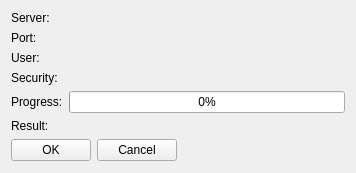
<?xml version="1.0" encoding="UTF-8"?>
<ui version="4.0">
 <class>SmtpTestConnectionWidget</class>
 <widget class="QWidget" name="SmtpTestConnectionWidget">
  <property name="geometry">
   <rect>
    <x>0</x>
    <y>0</y>
    <width>356</width>
    <height>173</height>
   </rect>
  </property>
  <layout class="QVBoxLayout" name="verticalLayout_3">
   <item>
    <layout class="QFormLayout" name="formLayout">
     <property name="fieldGrowthPolicy">
      <enum>QFormLayout::AllNonFixedFieldsGrow</enum>
     </property>
     <item row="0" column="0">
      <widget class="QLabel" name="testServerCaptionLabel">
       <property name="text">
        <string>Server:</string>
       </property>
      </widget>
     </item>
     <item row="0" column="1">
      <widget class="QLabel" name="testServerLabel">
       <property name="text">
        <string/>
       </property>
      </widget>
     </item>
     <item row="1" column="0">
      <widget class="QLabel" name="testPortCaptionLabel">
       <property name="text">
        <string>Port:</string>
       </property>
      </widget>
     </item>
     <item row="1" column="1">
      <widget class="QLabel" name="testPortLabel">
       <property name="text">
        <string/>
       </property>
      </widget>
     </item>
     <item row="2" column="0">
      <widget class="QLabel" name="testUserCaptionLabel">
       <property name="text">
        <string>User:</string>
       </property>
      </widget>
     </item>
     <item row="2" column="1">
      <widget class="QLabel" name="testUserLabel">
       <property name="text">
        <string/>
       </property>
      </widget>
     </item>
     <item row="3" column="0">
      <widget class="QLabel" name="testSecurityCaptionLabel">
       <property name="text">
        <string>Security:</string>
       </property>
      </widget>
     </item>
     <item row="3" column="1">
      <widget class="QLabel" name="testSecurityLabel">
       <property name="text">
        <string/>
       </property>
      </widget>
     </item>
     <item row="4" column="0">
      <widget class="QLabel" name="testProgressCaptionLabel">
       <property name="text">
        <string>Progress:</string>
       </property>
      </widget>
     </item>
     <item row="4" column="1">
      <widget class="QProgressBar" name="testProgressBar">
       <property name="maximum">
        <number>100</number>
       </property>
       <property name="value">
        <number>0</number>
       </property>
       <property name="textVisible">
        <bool>true</bool>
       </property>
      </widget>
     </item>
     <item row="5" column="0">
      <widget class="QLabel" name="testResultCaptionLabel">
       <property name="text">
        <string>Result:</string>
       </property>
      </widget>
     </item>
     <item row="5" column="1">
      <widget class="QLabel" name="testResultLabel">
       <property name="text">
        <string/>
       </property>
      </widget>
     </item>
    </layout>
   </item>
   <item>
    <layout class="QHBoxLayout" name="horizontalLayout">
     <item>
      <widget class="QPushButton" name="okTestButton">
       <property name="text">
        <string>OK</string>
       </property>
      </widget>
     </item>
     <item>
      <widget class="QPushButton" name="cancelTestButton">
       <property name="sizePolicy">
        <sizepolicy hsizetype="Minimum" vsizetype="Fixed">
         <horstretch>0</horstretch>
         <verstretch>0</verstretch>
        </sizepolicy>
       </property>
       <property name="text">
        <string>Cancel</string>
       </property>
      </widget>
     </item>
     <item>
      <spacer name="horizontalSpacer">
       <property name="orientation">
        <enum>Qt::Horizontal</enum>
       </property>
       <property name="sizeHint" stdset="0">
        <size>
         <width>40</width>
         <height>20</height>
        </size>
       </property>
      </spacer>
     </item>
    </layout>
   </item>
   <item>
    <spacer name="verticalSpacer">
     <property name="orientation">
      <enum>Qt::Vertical</enum>
     </property>
     <property name="sizeHint" stdset="0">
      <size>
       <width>20</width>
       <height>40</height>
      </size>
     </property>
    </spacer>
   </item>
  </layout>
 </widget>
 <resources/>
 <connections/>
</ui>
